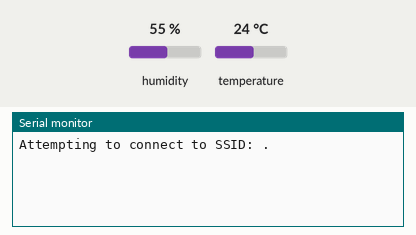
Bench run of a sketch on a simulated ESP32. On the bench: the last lines printed to the serial monitor. Inputs (shaded band) come from the test bench; at power-on: humidity 55 %, temperature 24 °C. WiFi joins after 1.5 s; servers stay silent unless stated.

Above: at 1.2 s.
1.3 s: humidity set to 22 %
At 5.9 s:
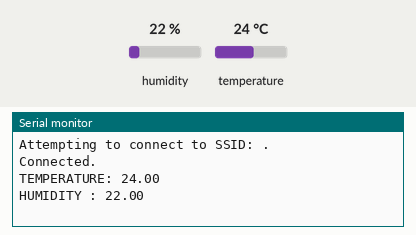
At 7.6 s:
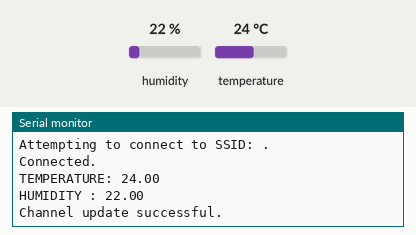

Measured:
- after the input at 1.3 s, the serial monitor: prints a new line after 3.7 s (image 1)

The sketch:

esp32_dht11_read_write.ino
```cpp
#include <WiFi.h>
#include <ThingSpeak.h>
#include "DHT.h"
DHT dht(15,DHT11);

char ssid[] = "LG";   // your network SSID (name)
char pass[] = "getjar123";

WiFiClient client;

unsigned long myChannelNumber = 1808024;
const char * myWriteAPIKey = "XS4DKZKDE5V6U7KA";
const char * myReadAPIKey = "B3FTHSUB5A1IZMCQ";
void setup() {
  // put your setup code here, to run once:
  WiFi.mode(WIFI_STA);
  dht.begin();
  Serial.begin(9600);
  ThingSpeak.begin(client);
}

void loop() {
  // put your main code here, to run repeatedly:
   if(WiFi.status() != WL_CONNECTED){
    Serial.print("Attempting to connect to SSID: ");

    while(WiFi.status() != WL_CONNECTED){
      WiFi.begin(ssid, pass);  // Connect to WPA/WPA2 network. Change this line if using open or WEP network
      Serial.print(".");
      delay(5000);
    }
    Serial.println("\nConnected.");
  }
  float temp=dht.readTemperature();
  float hum=dht.readHumidity();
  Serial.print("TEMPERATURE: ");
  Serial.println(temp);
  Serial.print("HUMIDITY : ");
  Serial.println(hum);
  delay(2000);

  ThingSpeak.setField(1, hum);
  ThingSpeak.setField(2, temp);

  int x = ThingSpeak.writeFields(myChannelNumber, myWriteAPIKey);
  if(x == 200){
    Serial.println("Channel update successful.");
  }
  else{
    Serial.println("Problem updating channel. HTTP error code " + String(x));
  }
  delay(20000);

  float temperature = ThingSpeak.readFloatField(myChannelNumber, 2, myReadAPIKey);
  Serial.println("ReadValue(Temperature) from ThingSpeak: ");
  Serial.println(temperature);
  delay(1000);

  if (temperature > 35){
    Serial.println("turn on fan here.");
    }
 }
```
